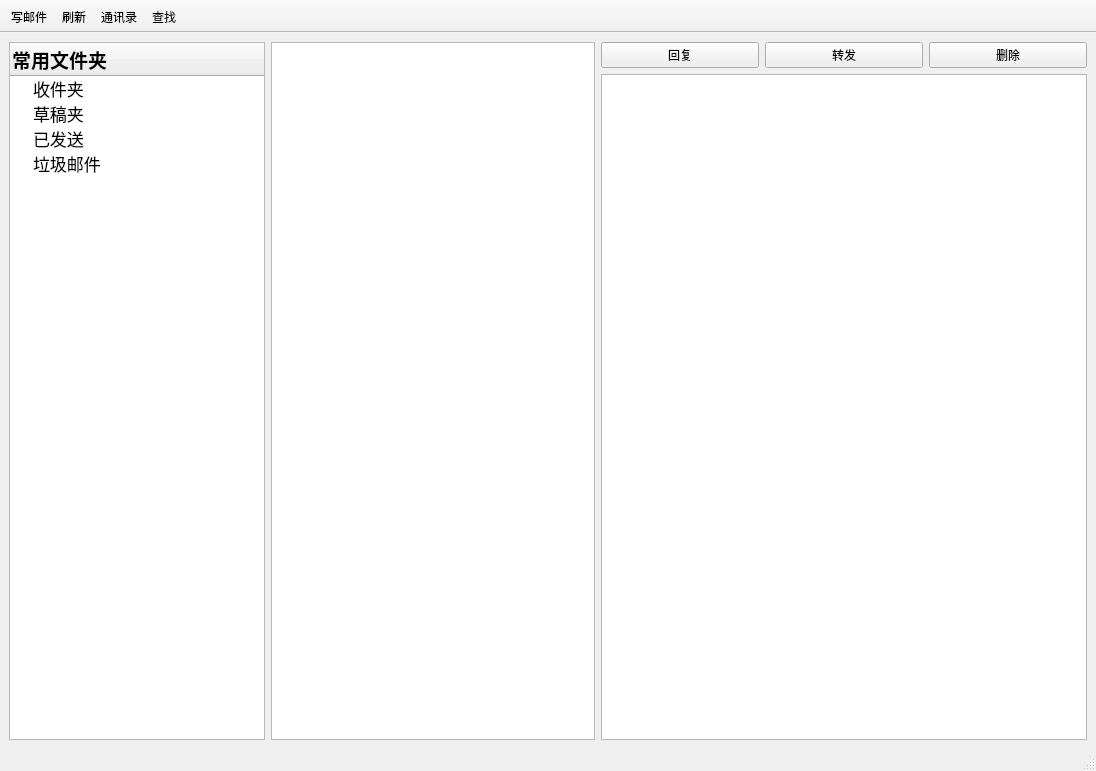
<?xml version="1.0" encoding="UTF-8"?>
<ui version="4.0">
 <class>MainWindow</class>
 <widget class="QMainWindow" name="MainWindow">
  <property name="geometry">
   <rect>
    <x>0</x>
    <y>0</y>
    <width>1096</width>
    <height>771</height>
   </rect>
  </property>
  <property name="windowTitle">
   <string>Foxmail</string>
  </property>
  <property name="windowIcon">
   <iconset>
    <normaloff>logo.png</normaloff>logo.png</iconset>
  </property>
  <property name="toolButtonStyle">
   <enum>Qt::ToolButtonTextBesideIcon</enum>
  </property>
  <widget class="QWidget" name="centralwidget">
   <layout class="QVBoxLayout" name="verticalLayout">
    <item>
     <layout class="QHBoxLayout" name="horizontalLayout" stretch="0,2,3">
      <property name="sizeConstraint">
       <enum>QLayout::SetMaximumSize</enum>
      </property>
      <item>
       <widget class="QTreeWidget" name="treeMailWidget">
        <attribute name="headerVisible">
         <bool>true</bool>
        </attribute>
        <attribute name="headerHighlightSections">
         <bool>true</bool>
        </attribute>
        <column>
         <property name="text">
          <string notr="true">常用文件夹</string>
         </property>
         <property name="font">
          <font>
           <family>Adobe 宋体 Std L</family>
           <pointsize>14</pointsize>
           <weight>75</weight>
           <bold>true</bold>
          </font>
         </property>
         <property name="icon">
          <iconset>
           <normaloff>Folder_Open_128px_1072492_easyicon.net.ico</normaloff>Folder_Open_128px_1072492_easyicon.net.ico</iconset>
         </property>
        </column>
        <item>
         <property name="text">
          <string>收件夹</string>
         </property>
         <property name="font">
          <font>
           <family>Lucida Fax</family>
           <pointsize>13</pointsize>
          </font>
         </property>
         <property name="icon">
          <iconset>
           <normaloff>Receiving_in_mail_128px_1200029_easyicon.net.png</normaloff>Receiving_in_mail_128px_1200029_easyicon.net.png</iconset>
         </property>
        </item>
        <item>
         <property name="text">
          <string>草稿夹</string>
         </property>
         <property name="font">
          <font>
           <family>Lucida Fax</family>
           <pointsize>13</pointsize>
          </font>
         </property>
         <property name="icon">
          <iconset>
           <normaloff>draft_128px_1150028_easyicon.net.png</normaloff>draft_128px_1150028_easyicon.net.png</iconset>
         </property>
        </item>
        <item>
         <property name="text">
          <string>已发送</string>
         </property>
         <property name="font">
          <font>
           <family>Lucida Fax</family>
           <pointsize>13</pointsize>
          </font>
         </property>
         <property name="icon">
          <iconset>
           <normaloff>sent_2133px_1152650_easyicon.net.png</normaloff>sent_2133px_1152650_easyicon.net.png</iconset>
         </property>
        </item>
        <item>
         <property name="text">
          <string>垃圾邮件</string>
         </property>
         <property name="font">
          <font>
           <family>Lucida Fax</family>
           <pointsize>13</pointsize>
          </font>
         </property>
         <property name="icon">
          <iconset>
           <normaloff>garbage_118px_1201094_easyicon.net.png</normaloff>garbage_118px_1201094_easyicon.net.png</iconset>
         </property>
        </item>
       </widget>
      </item>
      <item>
       <widget class="QListWidget" name="listEmails"/>
      </item>
      <item>
       <layout class="QVBoxLayout" name="verticalLayout_2">
        <item>
         <layout class="QHBoxLayout" name="horizontalLayout_2">
          <item>
           <widget class="QPushButton" name="btnReply">
            <property name="text">
             <string>回复</string>
            </property>
            <property name="icon">
             <iconset>
              <normaloff>reply.png</normaloff>reply.png</iconset>
            </property>
           </widget>
          </item>
          <item>
           <widget class="QPushButton" name="btnForward">
            <property name="text">
             <string>转发</string>
            </property>
            <property name="icon">
             <iconset>
              <normaloff>forward.png</normaloff>forward.png</iconset>
            </property>
           </widget>
          </item>
          <item>
           <widget class="QPushButton" name="btnDelete">
            <property name="text">
             <string>删除</string>
            </property>
            <property name="icon">
             <iconset>
              <normaloff>delete.png</normaloff>delete.png</iconset>
            </property>
           </widget>
          </item>
         </layout>
        </item>
        <item>
         <widget class="QTextBrowser" name="emailPreview">
          <property name="acceptDrops">
           <bool>false</bool>
          </property>
         </widget>
        </item>
       </layout>
      </item>
     </layout>
    </item>
   </layout>
  </widget>
  <widget class="QStatusBar" name="statusbar"/>
  <widget class="QToolBar" name="toolBar">
   <property name="acceptDrops">
    <bool>true</bool>
   </property>
   <property name="windowTitle">
    <string> 工具栏</string>
   </property>
   <property name="movable">
    <bool>false</bool>
   </property>
   <property name="floatable">
    <bool>false</bool>
   </property>
   <attribute name="toolBarArea">
    <enum>TopToolBarArea</enum>
   </attribute>
   <attribute name="toolBarBreak">
    <bool>false</bool>
   </attribute>
   <addaction name="actionCompose"/>
   <addaction name="actionRefresh"/>
   <addaction name="actionContactList"/>
   <addaction name="actionSearch"/>
  </widget>
  <action name="actionQuit">
   <property name="text">
    <string>&amp;Quit</string>
   </property>
  </action>
  <action name="actionCompose">
   <property name="icon">
    <iconset>
     <normaloff>send.png</normaloff>send.png</iconset>
   </property>
   <property name="text">
    <string>写邮件</string>
   </property>
   <property name="toolTip">
    <string>Write new eMail</string>
   </property>
   <property name="shortcut">
    <string>Alt+N</string>
   </property>
  </action>
  <action name="actionRefresh">
   <property name="icon">
    <iconset>
     <normaloff>1refresh_128px_1194515_easyicon.net.png</normaloff>1refresh_128px_1194515_easyicon.net.png</iconset>
   </property>
   <property name="text">
    <string>刷新</string>
   </property>
   <property name="toolTip">
    <string>Check for new eMails</string>
   </property>
   <property name="shortcut">
    <string>Alt+R</string>
   </property>
  </action>
  <action name="actionContactList">
   <property name="icon">
    <iconset>
     <normaloff>1point_list_128px_1190662_easyicon.net.png</normaloff>1point_list_128px_1190662_easyicon.net.png</iconset>
   </property>
   <property name="text">
    <string>通讯录</string>
   </property>
  </action>
  <action name="actionSearch">
   <property name="icon">
    <iconset>
     <normaloff>search.png</normaloff>search.png</iconset>
   </property>
   <property name="text">
    <string>查找</string>
   </property>
  </action>
 </widget>
 <resources>
  <include location="resource.qrc"/>
 </resources>
 <connections>
  <connection>
   <sender>actionQuit</sender>
   <signal>triggered()</signal>
   <receiver>MainWindow</receiver>
   <slot>close()</slot>
   <hints>
    <hint type="sourcelabel">
     <x>-1</x>
     <y>-1</y>
    </hint>
    <hint type="destinationlabel">
     <x>146</x>
     <y>66</y>
    </hint>
   </hints>
  </connection>
  <connection>
   <sender>actionCompose</sender>
   <signal>triggered()</signal>
   <receiver>MainWindow</receiver>
   <slot>onComposeMail()</slot>
   <hints>
    <hint type="sourcelabel">
     <x>-1</x>
     <y>-1</y>
    </hint>
    <hint type="destinationlabel">
     <x>547</x>
     <y>385</y>
    </hint>
   </hints>
  </connection>
  <connection>
   <sender>actionRefresh</sender>
   <signal>triggered()</signal>
   <receiver>MainWindow</receiver>
   <slot>onRefresh()</slot>
   <hints>
    <hint type="sourcelabel">
     <x>-1</x>
     <y>-1</y>
    </hint>
    <hint type="destinationlabel">
     <x>547</x>
     <y>385</y>
    </hint>
   </hints>
  </connection>
  <connection>
   <sender>treeMailWidget</sender>
   <signal>itemClicked(QTreeWidgetItem*,int)</signal>
   <receiver>MainWindow</receiver>
   <slot>onFolderSelected()</slot>
   <hints>
    <hint type="sourcelabel">
     <x>157</x>
     <y>291</y>
    </hint>
    <hint type="destinationlabel">
     <x>225</x>
     <y>-8</y>
    </hint>
   </hints>
  </connection>
  <connection>
   <sender>listEmails</sender>
   <signal>itemClicked(QListWidgetItem*)</signal>
   <receiver>MainWindow</receiver>
   <slot>onMailSelected()</slot>
   <hints>
    <hint type="sourcelabel">
     <x>264</x>
     <y>238</y>
    </hint>
    <hint type="destinationlabel">
     <x>421</x>
     <y>-11</y>
    </hint>
   </hints>
  </connection>
  <connection>
   <sender>actionContactList</sender>
   <signal>triggered()</signal>
   <receiver>MainWindow</receiver>
   <slot>onContactList()</slot>
   <hints>
    <hint type="sourcelabel">
     <x>-1</x>
     <y>-1</y>
    </hint>
    <hint type="destinationlabel">
     <x>547</x>
     <y>385</y>
    </hint>
   </hints>
  </connection>
  <connection>
   <sender>actionSearch</sender>
   <signal>triggered()</signal>
   <receiver>MainWindow</receiver>
   <slot>onSearch()</slot>
   <hints>
    <hint type="sourcelabel">
     <x>-1</x>
     <y>-1</y>
    </hint>
    <hint type="destinationlabel">
     <x>547</x>
     <y>385</y>
    </hint>
   </hints>
  </connection>
  <connection>
   <sender>btnReply</sender>
   <signal>clicked()</signal>
   <receiver>MainWindow</receiver>
   <slot>onReply()</slot>
   <hints>
    <hint type="sourcelabel">
     <x>641</x>
     <y>68</y>
    </hint>
    <hint type="destinationlabel">
     <x>547</x>
     <y>385</y>
    </hint>
   </hints>
  </connection>
  <connection>
   <sender>btnForward</sender>
   <signal>clicked()</signal>
   <receiver>MainWindow</receiver>
   <slot>onForward()</slot>
   <hints>
    <hint type="sourcelabel">
     <x>819</x>
     <y>68</y>
    </hint>
    <hint type="destinationlabel">
     <x>547</x>
     <y>385</y>
    </hint>
   </hints>
  </connection>
  <connection>
   <sender>btnDelete</sender>
   <signal>clicked()</signal>
   <receiver>MainWindow</receiver>
   <slot>onDelete()</slot>
   <hints>
    <hint type="sourcelabel">
     <x>996</x>
     <y>68</y>
    </hint>
    <hint type="destinationlabel">
     <x>547</x>
     <y>385</y>
    </hint>
   </hints>
  </connection>
 </connections>
 <slots>
  <slot>onComposeMail()</slot>
  <slot>onRefresh()</slot>
  <slot>onFolderSelected()</slot>
  <slot>onMailSelected(item)</slot>
  <slot>onContactList()</slot>
  <slot>onSearch()</slot>
  <slot>onReply()</slot>
  <slot>onForward()</slot>
  <slot>onDelete()</slot>
 </slots>
</ui>
